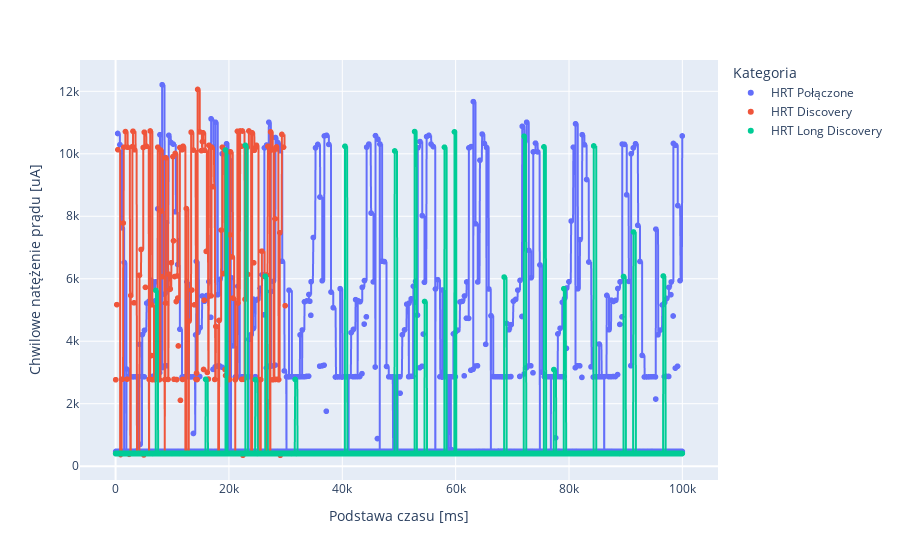

Notebook code cell kept with this figure:
### Code cell
# sns.lineplot(data=data_mesh[data_mesh[CONST_CATEGORY] == "Mesh: w gotowości"], x=CONST_TIMESTAMP, y=CONST_AMPERAGE, hue=CONST_CATEGORY)
# sns.lineplot(data=data_mesh, x=CONST_TIMESTAMP, y=CONST_AMPERAGE, hue=CONST_CATEGORY)
# fig = px.scatter(data_mesh, x=CONST_TIMESTAMP, y=CONST_AMPERAGE, color=CONST_CATEGORY, trendline="lowess", trendline_options=dict(frac=0.005),
#                 title="Rolling Median")
# fig.data = [t for t in fig.data if t.mode == "lines"]
# fig.update_traces(showlegend=True) #trendlines have showlegend=False by default
fig = px.scatter(data_hrt, x=CONST_TIMESTAMP, y=CONST_AMPERAGE, color=CONST_CATEGORY, trendline="rolling", trendline_options=dict(function="max", window=15))
                
# fig.data = [t for t in fig.data if t.mode == "lines"]
# fig.update_traces(showlegend=True) #trendlines have showlegend=False by default
fig.show()

### Figure 1 — Plotly figure (JSON) as saved in the notebook; plotly's stock layout.template omitted (floating-point values rounded to 4 significant figures; data arrays with more than 128 entries replaced by an {"elided": "..."} marker saying what was removed)
{"data": [{"hovertemplate": "Kategoria=HRT Połączone<br>Podstawa czasu [ms]=%{x}<br>Chwilowe natężenie prądu [uA]=%{y}<extra></extra>", "legendgroup": "HRT Połączone", "marker": {"color": "#636efa", "symbol": "circle"}, "mode": "markers", "name": "HRT Połączone", "showlegend": true, "type": "scattergl", "x": {"elided": "3675 int values"}, "xaxis": "x", "y": {"elided": "3675 float values"}, "yaxis": "y"}, {"hovertemplate": "<b>Rolling max trendline</b><br><br>Kategoria=HRT Połączone<br>Podstawa czasu [ms]=%{x}<br>Chwilowe natężenie prądu [uA]=%{y} <b>(trend)</b><extra></extra>", "legendgroup": "HRT Połączone", "marker": {"color": "#636efa", "symbol": "circle"}, "mode": "lines", "name": "HRT Połączone", "showlegend": false, "type": "scattergl", "x": {"elided": "3675 int values"}, "xaxis": "x", "y": {"elided": "3675 float values"}, "yaxis": "y"}, {"hovertemplate": "Kategoria=HRT Discovery<br>Podstawa czasu [ms]=%{x}<br>Chwilowe natężenie prądu [uA]=%{y}<extra></extra>", "legendgroup": "HRT Discovery", "marker": {"color": "#EF553B", "symbol": "circle"}, "mode": "markers", "name": "HRT Discovery", "showlegend": true, "type": "scattergl", "x": {"elided": "1104 int values"}, "xaxis": "x", "y": {"elided": "1104 float values"}, "yaxis": "y"}, {"hovertemplate": "<b>Rolling max trendline</b><br><br>Kategoria=HRT Discovery<br>Podstawa czasu [ms]=%{x}<br>Chwilowe natężenie prądu [uA]=%{y} <b>(trend)</b><extra></extra>", "legendgroup": "HRT Discovery", "marker": {"color": "#EF553B", "symbol": "circle"}, "mode": "lines", "name": "HRT Discovery", "showlegend": false, "type": "scattergl", "x": {"elided": "1104 int values"}, "xaxis": "x", "y": {"elided": "1104 float values"}, "yaxis": "y"}, {"hovertemplate": "Kategoria=HRT Long Discovery<br>Podstawa czasu [ms]=%{x}<br>Chwilowe natężenie prądu [uA]=%{y}<extra></extra>", "legendgroup": "HRT Long Discovery", "marker": {"color": "#00cc96", "symbol": "circle"}, "mode": "markers", "name": "HRT Long Discovery", "showlegend": true, "type": "scattergl", "x": {"elided": "3652 int values"}, "xaxis": "x", "y": {"elided": "3652 float values"}, "yaxis": "y"}, {"hovertemplate": "<b>Rolling max trendline</b><br><br>Kategoria=HRT Long Discovery<br>Podstawa czasu [ms]=%{x}<br>Chwilowe natężenie prądu [uA]=%{y} <b>(trend)</b><extra></extra>", "legendgroup": "HRT Long Discovery", "marker": {"color": "#00cc96", "symbol": "circle"}, "mode": "lines", "name": "HRT Long Discovery", "showlegend": false, "type": "scattergl", "x": {"elided": "3652 int values"}, "xaxis": "x", "y": {"elided": "3652 float values"}, "yaxis": "y"}], "layout": {"autosize": true, "legend": {"title": {"text": "Kategoria"}, "tracegroupgap": 0}, "margin": {"t": 60}, "xaxis": {"anchor": "y", "autorange": true, "domain": [0, 1], "range": [-5847.0, 105900.0], "title": {"text": "Podstawa czasu [ms]"}, "type": "linear"}, "yaxis": {"anchor": "x", "autorange": true, "domain": [0, 1], "range": [-568.3, 13130.0], "title": {"text": "Chwilowe natężenie prądu [uA]"}, "type": "linear"}}}
